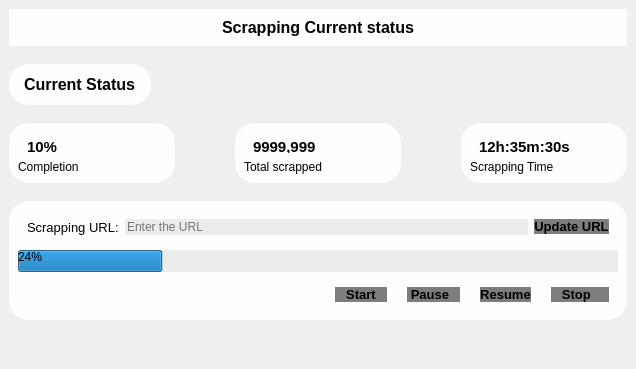
      <widget class="QWidget" name="Scrapping_Widget">
       <property name="styleSheet">
        <string notr="true">*{
 color: #000;
border: none;
}

#Scrapping_Widget{
background-color:#d1d1d1
}
#frame_18,#frame_7,#CardCompletion,#CardTimeScrapped,#CardTotalScrapped,#widget_9{
background-color:#fefeff;
border-radius:20px;
}

#btnUpdateURL,#btnPause,#btnResume,#btnStart,#btnStop{
background-color:#7d7d7d;
border-radius: 15px;
}
#btnUpdateURL:hover,#btnResume:hover,#btnPause:hover,#btnStart:hover,#btnStop:hover,#txtURL:hover,#progressBar{
background-color:#ececec;
}
#txtURL{
background-color:#ececec;
}</string>
       </property>
       <layout class="QVBoxLayout" name="verticalLayout_6">
        <property name="spacing">
         <number>0</number>
        </property>
        <property name="leftMargin">
         <number>0</number>
        </property>
        <property name="topMargin">
         <number>0</number>
        </property>
        <property name="rightMargin">
         <number>0</number>
        </property>
        <property name="bottomMargin">
         <number>0</number>
        </property>
        <item alignment="Qt::AlignTop">
         <widget class="QWidget" name="widget_7" native="true">
          <layout class="QHBoxLayout" name="horizontalLayout_16">
           <item>
            <widget class="QFrame" name="frame_7">
             <property name="frameShape">
              <enum>QFrame::StyledPanel</enum>
             </property>
             <property name="frameShadow">
              <enum>QFrame::Raised</enum>
             </property>
             <layout class="QHBoxLayout" name="horizontalLayout_15">
              <item>
               <widget class="QLabel" name="label_6">
                <property name="font">
                 <font>
                  <pointsize>12</pointsize>
                  <weight>75</weight>
                  <bold>true</bold>
                 </font>
                </property>
                <property name="frameShape">
                 <enum>QFrame::NoFrame</enum>
                </property>
                <property name="text">
                 <string>Scrapping Current status</string>
                </property>
                <property name="alignment">
                 <set>Qt::AlignCenter</set>
                </property>
               </widget>
              </item>
             </layout>
            </widget>
           </item>
          </layout>
         </widget>
        </item>
        <item alignment="Qt::AlignLeft">
         <widget class="QWidget" name="widget_10" native="true">
          <layout class="QHBoxLayout" name="horizontalLayout_19">
           <item>
            <widget class="QFrame" name="frame_18">
             <property name="frameShape">
              <enum>QFrame::StyledPanel</enum>
             </property>
             <property name="frameShadow">
              <enum>QFrame::Raised</enum>
             </property>
             <layout class="QHBoxLayout" name="horizontalLayout_18">
              <property name="leftMargin">
               <number>15</number>
              </property>
              <property name="topMargin">
               <number>11</number>
              </property>
              <property name="rightMargin">
               <number>15</number>
              </property>
              <property name="bottomMargin">
               <number>11</number>
              </property>
              <item alignment="Qt::AlignLeft">
               <widget class="QLabel" name="label_11">
                <property name="font">
                 <font>
                  <pointsize>12</pointsize>
                  <weight>75</weight>
                  <bold>true</bold>
                 </font>
                </property>
                <property name="text">
                 <string>Current Status</string>
                </property>
               </widget>
              </item>
             </layout>
            </widget>
           </item>
          </layout>
         </widget>
        </item>
        <item>
         <widget class="QWidget" name="widget_8" native="true">
          <layout class="QHBoxLayout" name="horizontalLayout_17">
           <property name="spacing">
            <number>60</number>
           </property>
           <item>
            <widget class="QFrame" name="CardCompletion">
             <property name="minimumSize">
              <size>
               <width>160</width>
               <height>0</height>
              </size>
             </property>
             <property name="maximumSize">
              <size>
               <width>16777215</width>
               <height>60</height>
              </size>
             </property>
             <property name="frameShape">
              <enum>QFrame::StyledPanel</enum>
             </property>
             <property name="frameShadow">
              <enum>QFrame::Raised</enum>
             </property>
             <layout class="QVBoxLayout" name="verticalLayout_16">
              <item>
               <widget class="QFrame" name="frame_15">
                <property name="minimumSize">
                 <size>
                  <width>0</width>
                  <height>30</height>
                 </size>
                </property>
                <property name="frameShape">
                 <enum>QFrame::StyledPanel</enum>
                </property>
                <property name="frameShadow">
                 <enum>QFrame::Raised</enum>
                </property>
                <layout class="QHBoxLayout" name="horizontalLayout_26">
                 <item>
                  <widget class="QLabel" name="label_22">
                   <property name="font">
                    <font>
                     <pointsize>11</pointsize>
                     <weight>75</weight>
                     <bold>true</bold>
                    </font>
                   </property>
                   <property name="text">
                    <string>10%</string>
                   </property>
                  </widget>
                 </item>
                 <item>
                  <widget class="QLabel" name="label_23">
                   <property name="minimumSize">
                    <size>
                     <width>0</width>
                     <height>20</height>
                    </size>
                   </property>
                   <property name="maximumSize">
                    <size>
                     <width>40</width>
                     <height>40</height>
                    </size>
                   </property>
                   <property name="text">
                    <string/>
                   </property>
                   <property name="pixmap">
                    <pixmap resource="../../Mid_Term_Project/Code_Mid_Project/cs261f22pid22/resources.qrc">:/blackicons/Graphics/featherBlack/activity.svg</pixmap>
                   </property>
                   <property name="scaledContents">
                    <bool>true</bool>
                   </property>
                  </widget>
                 </item>
                </layout>
               </widget>
              </item>
              <item alignment="Qt::AlignTop">
               <widget class="QLabel" name="label_24">
                <property name="text">
                 <string>Completion</string>
                </property>
               </widget>
              </item>
             </layout>
            </widget>
           </item>
           <item>
            <widget class="QFrame" name="CardTotalScrapped">
             <property name="minimumSize">
              <size>
               <width>160</width>
               <height>0</height>
              </size>
             </property>
             <property name="maximumSize">
              <size>
               <width>16777215</width>
               <height>60</height>
              </size>
             </property>
             <property name="frameShape">
              <enum>QFrame::StyledPanel</enum>
             </property>
             <property name="frameShadow">
              <enum>QFrame::Raised</enum>
             </property>
             <layout class="QVBoxLayout" name="verticalLayout_17">
              <item>
               <widget class="QFrame" name="frame_16">
                <property name="minimumSize">
                 <size>
                  <width>0</width>
                  <height>30</height>
                 </size>
                </property>
                <property name="frameShape">
                 <enum>QFrame::StyledPanel</enum>
                </property>
                <property name="frameShadow">
                 <enum>QFrame::Raised</enum>
                </property>
                <layout class="QHBoxLayout" name="horizontalLayout_27">
                 <item>
                  <widget class="QLabel" name="label_25">
                   <property name="font">
                    <font>
                     <pointsize>11</pointsize>
                     <weight>75</weight>
                     <bold>true</bold>
                    </font>
                   </property>
                   <property name="text">
                    <string>9999,999</string>
                   </property>
                  </widget>
                 </item>
                 <item>
                  <widget class="QLabel" name="label_26">
                   <property name="minimumSize">
                    <size>
                     <width>0</width>
                     <height>20</height>
                    </size>
                   </property>
                   <property name="maximumSize">
                    <size>
                     <width>40</width>
                     <height>40</height>
                    </size>
                   </property>
                   <property name="text">
                    <string/>
                   </property>
                   <property name="pixmap">
                    <pixmap resource="../../Mid_Term_Project/Code_Mid_Project/cs261f22pid22/resources.qrc">:/blackicons/Graphics/featherBlack/grid.svg</pixmap>
                   </property>
                   <property name="scaledContents">
                    <bool>true</bool>
                   </property>
                  </widget>
                 </item>
                </layout>
               </widget>
              </item>
              <item alignment="Qt::AlignTop">
               <widget class="QLabel" name="label_27">
                <property name="text">
                 <string>Total scrapped</string>
                </property>
               </widget>
              </item>
             </layout>
            </widget>
           </item>
           <item>
            <widget class="QFrame" name="CardTimeScrapped">
             <property name="minimumSize">
              <size>
               <width>160</width>
               <height>0</height>
              </size>
             </property>
             <property name="maximumSize">
              <size>
               <width>16777215</width>
               <height>60</height>
              </size>
             </property>
             <property name="frameShape">
              <enum>QFrame::StyledPanel</enum>
             </property>
             <property name="frameShadow">
              <enum>QFrame::Raised</enum>
             </property>
             <layout class="QVBoxLayout" name="verticalLayout_18">
              <item>
               <widget class="QFrame" name="frame_17">
                <property name="minimumSize">
                 <size>
                  <width>0</width>
                  <height>30</height>
                 </size>
                </property>
                <property name="frameShape">
                 <enum>QFrame::StyledPanel</enum>
                </property>
                <property name="frameShadow">
                 <enum>QFrame::Raised</enum>
                </property>
                <layout class="QHBoxLayout" name="horizontalLayout_28">
                 <item>
                  <widget class="QLabel" name="label_28">
                   <property name="font">
                    <font>
                     <pointsize>11</pointsize>
                     <weight>75</weight>
                     <bold>true</bold>
                    </font>
                   </property>
                   <property name="text">
                    <string>12h:35m:30s</string>
                   </property>
                  </widget>
                 </item>
                 <item>
                  <widget class="QLabel" name="label_29">
                   <property name="minimumSize">
                    <size>
                     <width>0</width>
                     <height>20</height>
                    </size>
                   </property>
                   <property name="maximumSize">
                    <size>
                     <width>40</width>
                     <height>40</height>
                    </size>
                   </property>
                   <property name="text">
                    <string/>
                   </property>
                   <property name="pixmap">
                    <pixmap resource="../../Mid_Term_Project/Code_Mid_Project/cs261f22pid22/resources.qrc">:/blackicons/Graphics/featherBlack/clock.svg</pixmap>
                   </property>
                   <property name="scaledContents">
                    <bool>true</bool>
                   </property>
                  </widget>
                 </item>
                </layout>
               </widget>
              </item>
              <item alignment="Qt::AlignTop">
               <widget class="QLabel" name="label_30">
                <property name="text">
                 <string>Scrapping Time</string>
                </property>
               </widget>
              </item>
             </layout>
            </widget>
           </item>
          </layout>
         </widget>
        </item>
        <item>
         <widget class="QWidget" name="widget_12" native="true">
          <layout class="QVBoxLayout" name="verticalLayout_20">
           <item>
            <widget class="QWidget" name="widget_9" native="true">
             <layout class="QVBoxLayout" name="verticalLayout_19">
              <item>
               <widget class="QFrame" name="frame_19">
                <property name="frameShape">
                 <enum>QFrame::StyledPanel</enum>
                </property>
                <property name="frameShadow">
                 <enum>QFrame::Raised</enum>
                </property>
                <layout class="QHBoxLayout" name="horizontalLayout_20">
                 <item>
                  <widget class="QLabel" name="label_12">
                   <property name="font">
                    <font>
                     <pointsize>10</pointsize>
                    </font>
                   </property>
                   <property name="text">
                    <string>Scrapping URL:</string>
                   </property>
                  </widget>
                 </item>
                 <item>
                  <widget class="QLineEdit" name="txtURL">
                   <property name="placeholderText">
                    <string>Enter the URL</string>
                   </property>
                  </widget>
                 </item>
                 <item>
                  <widget class="QPushButton" name="btnUpdateURL">
                   <property name="font">
                    <font>
                     <pointsize>10</pointsize>
                     <weight>75</weight>
                     <bold>true</bold>
                    </font>
                   </property>
                   <property name="text">
                    <string>Update URL</string>
                   </property>
                   <property name="icon">
                    <iconset resource="../../Mid_Term_Project/Code_Mid_Project/cs261f22pid22/resources.qrc">
                     <normaloff>:/blackicons/Graphics/featherBlack/search.svg</normaloff>:/blackicons/Graphics/featherBlack/search.svg</iconset>
                   </property>
                  </widget>
                 </item>
                </layout>
               </widget>
              </item>
              <item>
               <widget class="QProgressBar" name="progressBar">
                <property name="minimumSize">
                 <size>
                  <width>600</width>
                  <height>0</height>
                 </size>
                </property>
                <property name="autoFillBackground">
                 <bool>false</bool>
                </property>
                <property name="value">
                 <number>24</number>
                </property>
                <property name="invertedAppearance">
                 <bool>false</bool>
                </property>
               </widget>
              </item>
              <item alignment="Qt::AlignRight">
               <widget class="QWidget" name="widget_11" native="true">
                <layout class="QHBoxLayout" name="horizontalLayout_21">
                 <property name="spacing">
                  <number>20</number>
                 </property>
                 <item>
                  <widget class="QPushButton" name="btnStart">
                   <property name="font">
                    <font>
                     <pointsize>10</pointsize>
                     <weight>75</weight>
                     <bold>true</bold>
                    </font>
                   </property>
                   <property name="text">
                    <string>   Start   </string>
                   </property>
                   <property name="icon">
                    <iconset resource="../../Mid_Term_Project/Code_Mid_Project/cs261f22pid22/resources.qrc">
                     <normaloff>:/blackicons/Graphics/featherBlack/fast-forward.svg</normaloff>:/blackicons/Graphics/featherBlack/fast-forward.svg</iconset>
                   </property>
                  </widget>
                 </item>
                 <item>
                  <widget class="QPushButton" name="btnPause">
                   <property name="font">
                    <font>
                     <pointsize>10</pointsize>
                     <weight>75</weight>
                     <bold>true</bold>
                    </font>
                   </property>
                   <property name="text">
                    <string> Pause   </string>
                   </property>
                   <property name="icon">
                    <iconset resource="../../Mid_Term_Project/Code_Mid_Project/cs261f22pid22/resources.qrc">
                     <normaloff>:/blackicons/Graphics/featherBlack/pause-circle.svg</normaloff>:/blackicons/Graphics/featherBlack/pause-circle.svg</iconset>
                   </property>
                  </widget>
                 </item>
                 <item>
                  <widget class="QPushButton" name="btnResume">
                   <property name="font">
                    <font>
                     <pointsize>10</pointsize>
                     <weight>75</weight>
                     <bold>true</bold>
                    </font>
                   </property>
                   <property name="text">
                    <string>Resume</string>
                   </property>
                   <property name="icon">
                    <iconset resource="../../Mid_Term_Project/Code_Mid_Project/cs261f22pid22/resources.qrc">
                     <normaloff>:/blackicons/Graphics/featherBlack/refresh-ccw.svg</normaloff>:/blackicons/Graphics/featherBlack/refresh-ccw.svg</iconset>
                   </property>
                  </widget>
                 </item>
                 <item>
                  <widget class="QPushButton" name="btnStop">
                   <property name="font">
                    <font>
                     <pointsize>10</pointsize>
                     <weight>75</weight>
                     <bold>true</bold>
                    </font>
                   </property>
                   <property name="text">
                    <string>   Stop     </string>
                   </property>
                   <property name="icon">
                    <iconset resource="../../Mid_Term_Project/Code_Mid_Project/cs261f22pid22/resources.qrc">
                     <normaloff>:/blackicons/Graphics/featherBlack/stop-circle.svg</normaloff>:/blackicons/Graphics/featherBlack/stop-circle.svg</iconset>
                   </property>
                  </widget>
                 </item>
                </layout>
               </widget>
              </item>
             </layout>
            </widget>
           </item>
          </layout>
         </widget>
        </item>
        <item>
         <spacer name="verticalSpacer">
          <property name="orientation">
           <enum>Qt::Vertical</enum>
          </property>
          <property name="sizeHint" stdset="0">
           <size>
            <width>20</width>
            <height>40</height>
           </size>
          </property>
         </spacer>
        </item>
       </layout>
      </widget>
